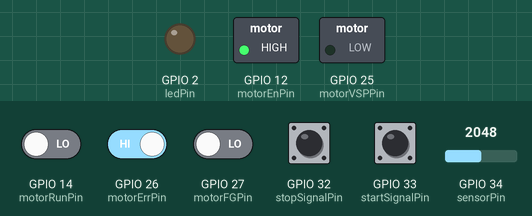
Recording of a sketch running on a simulated ESP32. On the bench: switched loads named in the sketch (green lamp = pin HIGH), output pins drawn as LEDs (lit = HIGH). The test bench sets the inputs (shaded band); at power-on: GPIO 26 (motorErrPin) HIGH, GPIO 14 (motorRunPin), GPIO 27 (motorFGPin), GPIO 32 (stopSignalPin), GPIO 33 (startSignalPin) LOW, GPIO 34 (sensorPin) = 2048. What the sketch prints to the serial monitor is not drawn.

Above: at 1.2 s.
1.3 s: GPIO 26 (motorErrPin) driven LOW
At 2.5 s:
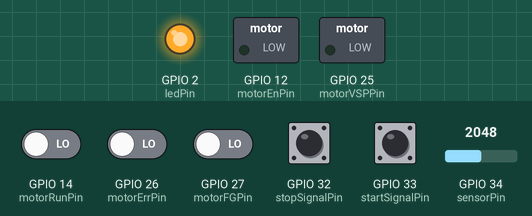
2.8 s: GPIO 32 (stopSignalPin) pulled HIGH for 0.15 s
5.9 s: GPIO 32 (stopSignalPin) pulled HIGH for 1 s
9.9 s: GPIO 14 (motorRunPin) driven HIGH and GPIO 26 (motorErrPin) driven HIGH
11.8 s: GPIO 26 (motorErrPin) driven LOW
14.8 s: GPIO 26 (motorErrPin) driven HIGH and GPIO 32 (stopSignalPin) driven HIGH
Timing chart, 0 to 17.8 s (numbered marks = the images above; inputs shaded):
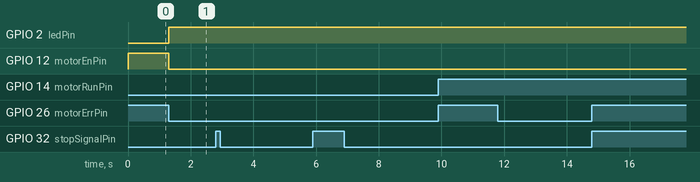

The sketch:

Pressure_logic_esp32.ino
```cpp
// ---------------- 핀 정의 ----------------
const int sensorPin = 34;       // 압력 센서
const int ledPin = 2;           // 경고 LED
const int startSignalPin = 33;  // 시작 신호
const int stopSignalPin = 32;   // 종료 신호

// 모터 제어 핀
const int motorErrPin = 26;     // ERR (LOW → 오류)
const int motorRunPin = 14;     // RUN (LOW → 모터 동작)
const int motorEnPin = 12;      // EN (LOW → 긴급 정지, HIGH → 재가동)
const int motorVSPPin = 25;     // VSP (PWM 출력, 0~3.3V → 레벨 변환 0~5V)
const int motorFGPin = 27;      // FG (속도 피드백 입력)

const int targetPressure = 30000; // 목표 압력 (Pa)
const int tolerance = 500;        // 허용 오차 ±0.5kPa
const int maxRetries = 3;         // 재시도 최대 횟수
const int retryDelay = 500;       // 재시도 딜레이(ms)

const float sensorMinPressure = 2500;   // 센서 최소 압력 (Pa)
const float sensorMaxPressure = 700000; // 센서 최대 압력 (Pa)

int retryCount = 0;  // 재시도 카운트

enum SystemState { IDLE, NORMAL, RETRY, WARNING, STOP };
SystemState state = IDLE;

// ---------------- setup ----------------
void setup() {
  // 센서 및 신호
  pinMode(sensorPin, INPUT);
  pinMode(ledPin, OUTPUT);
  pinMode(startSignalPin, INPUT);
  pinMode(stopSignalPin, INPUT);

  // 모터 핀
  pinMode(motorErrPin, INPUT);
  pinMode(motorRunPin, INPUT);  // 모터 상태 확인용
  pinMode(motorFGPin, INPUT);   // 회전수 확인용
  pinMode(motorEnPin, OUTPUT);
  pinMode(motorVSPPin, OUTPUT);

  // 모터 초기 상태
  digitalWrite(motorEnPin, LOW);     // 비활성화
  analogWrite(motorVSPPin, 0);       // 속도 0
  digitalWrite(ledPin, LOW);         // 경고 OFF

  Serial.begin(115200);
}

// ---------------- loop ----------------
void loop() {
    int stopSignal = digitalRead(stopSignalPin);
    int motorErr = digitalRead(motorErrPin);

    // 1️⃣ STOP 신호 → 전체 장치 정지
    if (stopSignal == HIGH) {
        analogWrite(motorVSPPin, 0);
        digitalWrite(motorEnPin, LOW);
        Serial.println("STOP signal received! Device halted.");
        state = IDLE;
        retryCount = 0;
        return;
    }

    // 2️⃣ 모터 ERR → 모터만 정지, 경고
    if (motorErr == LOW) {
        analogWrite(motorVSPPin, 0);
        digitalWrite(motorEnPin, LOW);
        digitalWrite(ledPin, HIGH);
        Serial.println("Motor ERROR detected! Motor halted.");
        state = WARNING; // 또는 STOP
        return;
    }

  int startSignal = digitalRead(startSignalPin);
  int adcValue = analogRead(sensorPin);

  // 🔹 센서 ADC → 전압
  float voltage = adcValue * (3.3 / 4095.0);
  // 🔹 전압 → 압력(Pa)
  float pressurePa = sensorMinPressure + (voltage - 0.5) * (sensorMaxPressure - sensorMinPressure) / 4.0;

  // 🔹 FG 신호 읽기 (옵션: RPM 계산)
  int fgPulse = digitalRead(motorFGPin); // 펄스 읽기, 필요 시 pulseCount 세어 속도 계산 가능

  switch(state) {
    case IDLE:
      analogWrite(motorVSPPin, 0);
      digitalWrite(motorEnPin, HIGH); // 재가동 가능
      digitalWrite(ledPin, LOW);
      if(startSignal == HIGH){
        Serial.println("Start signal received, activating pressure control...");
        state = NORMAL;
        retryCount = 0;
      }
      break;

    case NORMAL:
      digitalWrite(motorEnPin, HIGH); // 모터 활성화
      // PWM으로 VSP 출력
      {
        int pwmValue = map(targetPressure - pressurePa, -30000, 30000, 0, 255);
        pwmValue = constrain(pwmValue, 0, 255);
        analogWrite(motorVSPPin, pwmValue);
      }

      if(abs(pressurePa - targetPressure) > tolerance){
        Serial.println("Pressure out of range, retrying...");
        state = RETRY;
        retryCount = 0;
      }
      break;

    case RETRY:
      digitalWrite(motorEnPin, HIGH); // 모터 활성화
      {
        int pwmValue = map(targetPressure - pressurePa, -30000, 30000, 0, 255);
        pwmValue = constrain(pwmValue, 0, 255);
        analogWrite(motorVSPPin, pwmValue);
      }

      delay(retryDelay);
      adcValue = analogRead(sensorPin);
      voltage = adcValue * (3.3 / 4095.0);
      pressurePa = sensorMinPressure + (voltage - 0.5) * (sensorMaxPressure - sensorMinPressure) / 4.0;

      if(abs(pressurePa - targetPressure) <= tolerance){
        Serial.println("Pressure back to normal");
        state = NORMAL;
      } else {
        retryCount++;
        if(retryCount >= maxRetries){
          Serial.println("Retry failed, triggering warning and stop");
          state = WARNING;
        }
      }
      break;

    case WARNING:
      digitalWrite(ledPin, HIGH);
      state = STOP;
      break;

    case STOP:
      analogWrite(motorVSPPin, 0);
      digitalWrite(motorEnPin, LOW); // 긴급 정지
      break;
  }

  // 🔹 모터 RUN 상태 출력 확인
  int motorRunState = digitalRead(motorRunPin);
  if(motorRunState == LOW){
    Serial.println("Motor is running");
  } else {
    Serial.println("Motor stopped");
  }

  delay(100);
}
//12
```

Measured:
- after the input at 1.3 s, GPIO 2 (ledPin): LOW → HIGH at once; GPIO 12 (motorEnPin): HIGH → LOW at once
